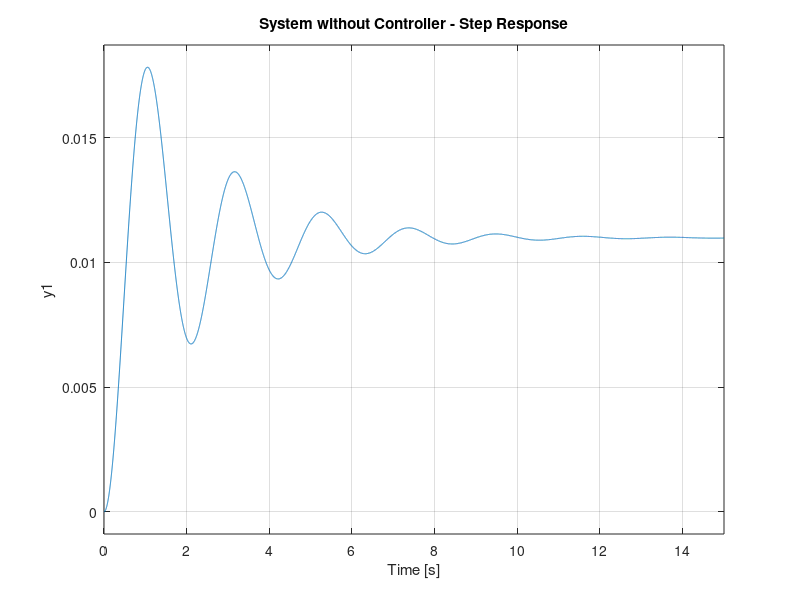

This chart was generated by the following MATLAB code: (Note: this script raises an error after producing the figure.)
data = load('Data.mat');
magnitude = data.Data.magnitude;
phase = data.Data.phase;
frequency = data.Data.omega;

% Inja transfer function system ro bedune controller taarif mikonim
s = tf('s');
updatedloopg = 0.1 / (s^2 + 0.9*s + 9); 

% Vaqte simulation ro baraye tahlil mizanimo ke ye noghte shoroo payan dare
% va ye vectore 
t = 0:0.001:15; 

%system ro bedune controller tahlil mikonim
% Aval Bode plot ro mizarm, ta bebinim chera system chetor kar mikone
figure;
subplot(2, 2, 1);
bode(updatedloopg);
grid on;
title('System without Controller - Bode plot');

% Stability margins ro mizarem, ta bebinim system cheghadr stable 
subplot(2, 2, 2);
margin(updatedloopg);
grid on;
title('System without Controller - Stability Margins');

% Hala step response ro mizarm
closedLoopSys = updatedloopg / (1 + updatedloopg);  
subplot(2, 2, 3);
step(closedLoopSys, t);
grid on;
title('System without Controller - Step Response');
stepInfo = stepinfo(closedLoopSys);
disp('System without Controller - Step Response Info:');
disp(stepInfo);

% Pole-zero map ro mizarem, ke bebinim ghotb v sefr napaydar kojan va
% betonim ba controller system paydar kardi
subplot(2, 2, 4);
pzmap(closedLoopSys);
grid on;
title('System without Controller - Pole-Zero Map');

% Hala controller dovom ro taarif mikonim, chon mikhaym ba controller bebinim system chi mishe
secondcontroller = 97380 * ((9 + s) * (10 + s)) / ((110 + s) * (100 + s));  
secondloopg = secondcontroller * updatedloopg;

% Hala system ro ba controller tahlil mikonim
% Aval Bode plot ro mizarem baraye system ba controller
figure;
subplot(2, 2, 1);
bode(secondloopg);
grid on;
title('System with Controller - Bode plot');

% Stability margins ba controller ro mizarem
subplot(2, 2, 2);
margin(secondloopg);
grid on;
title('System with Controller - Stability Margins');

% Hala step response ba controller ro mizarem
closedLoopSys2 = secondloopg / (1 + secondloopg);  
subplot(2, 2, 3);
step(closedLoopSys2, t);
grid on;
title('System with Controller - Step Response');
stepInfo2 = stepinfo(closedLoopSys2);
disp('System with Controller - Step Response Info:');
disp(stepInfo2);

% Pole-zero map ba controller ro mizarem
subplot(2, 2, 4);
pzmap(closedLoopSys2);
grid on;
title('System with Controller - Pole-Zero Map');

